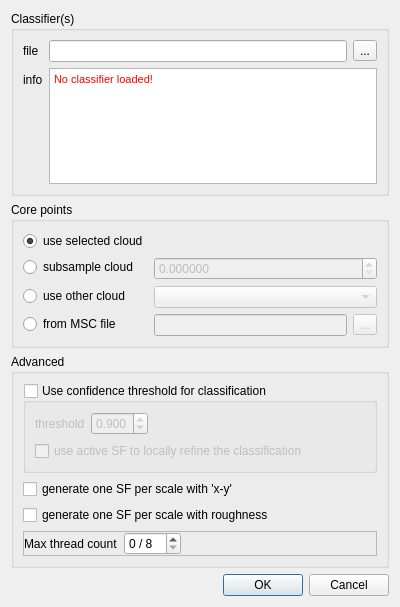
<?xml version="1.0" encoding="UTF-8"?>
<ui version="4.0">
 <class>CanupoClassifDialog</class>
 <widget class="QDialog" name="CanupoClassifDialog">
  <property name="geometry">
   <rect>
    <x>0</x>
    <y>0</y>
    <width>400</width>
    <height>607</height>
   </rect>
  </property>
  <property name="windowTitle">
   <string>CANUPO Classification</string>
  </property>
  <property name="windowIcon">
   <iconset resource="qCanupo.qrc">
    <normaloff>:/CC/plugin/qCanupoPlugin/iconClassify.png</normaloff>:/CC/plugin/qCanupoPlugin/iconClassify.png</iconset>
  </property>
  <layout class="QVBoxLayout" name="verticalLayout">
   <item>
    <widget class="QGroupBox" name="groupBox">
     <property name="title">
      <string>Classifier(s)</string>
     </property>
     <layout class="QFormLayout" name="formLayout">
      <item row="0" column="0">
       <widget class="QLabel" name="label">
        <property name="text">
         <string>file</string>
        </property>
       </widget>
      </item>
      <item row="0" column="1">
       <layout class="QHBoxLayout" name="horizontalLayout_2">
        <item>
         <widget class="QLineEdit" name="classifFileLineEdit"/>
        </item>
        <item>
         <widget class="QToolButton" name="browseToolButton">
          <property name="text">
           <string>...</string>
          </property>
         </widget>
        </item>
       </layout>
      </item>
      <item row="1" column="0">
       <widget class="QLabel" name="label_2">
        <property name="text">
         <string>info</string>
        </property>
       </widget>
      </item>
      <item row="1" column="1">
       <widget class="QTextEdit" name="classifInfoTextEdit">
        <property name="html">
         <string>&lt;!DOCTYPE HTML PUBLIC &quot;-//W3C//DTD HTML 4.0//EN&quot; &quot;http://www.w3.org/TR/REC-html40/strict.dtd&quot;&gt;
&lt;html&gt;&lt;head&gt;&lt;meta name=&quot;qrichtext&quot; content=&quot;1&quot; /&gt;&lt;style type=&quot;text/css&quot;&gt;
p, li { white-space: pre-wrap; }
&lt;/style&gt;&lt;/head&gt;&lt;body style=&quot; font-family:'MS Shell Dlg 2'; font-size:8.25pt; font-weight:400; font-style:normal;&quot;&gt;
&lt;p style=&quot; margin-top:0px; margin-bottom:0px; margin-left:0px; margin-right:0px; -qt-block-indent:0; text-indent:0px;&quot;&gt;&lt;span style=&quot; font-size:8pt; color:#ff0000;&quot;&gt;No classifier loaded!&lt;/span&gt;&lt;/p&gt;&lt;/body&gt;&lt;/html&gt;</string>
        </property>
       </widget>
      </item>
     </layout>
    </widget>
   </item>
   <item>
    <widget class="QGroupBox" name="corePointsGroupBox">
     <property name="toolTip">
      <string>Core points are points on which the computation is actually performed (result is then propagated to the neighboring points).</string>
     </property>
     <property name="title">
      <string>Core points</string>
     </property>
     <layout class="QFormLayout" name="formLayout_2">
      <item row="0" column="0">
       <widget class="QRadioButton" name="cpUseCloudRadioButton">
        <property name="toolTip">
         <string>Warning, might be quite long on more than 100 000 points...</string>
        </property>
        <property name="text">
         <string>use selected cloud</string>
        </property>
        <property name="checked">
         <bool>true</bool>
        </property>
       </widget>
      </item>
      <item row="2" column="0">
       <widget class="QRadioButton" name="cpUseOtherCloudRadioButton">
        <property name="toolTip">
         <string>Alternative core points cloud</string>
        </property>
        <property name="text">
         <string>use other cloud</string>
        </property>
       </widget>
      </item>
      <item row="2" column="1">
       <widget class="QComboBox" name="cpOtherCloudComboBox">
        <property name="enabled">
         <bool>false</bool>
        </property>
        <property name="toolTip">
         <string>Alternative core points cloud</string>
        </property>
       </widget>
      </item>
      <item row="1" column="0">
       <widget class="QRadioButton" name="cpSubsampleRadioButton">
        <property name="toolTip">
         <string>Subsampled version of the selected cloud</string>
        </property>
        <property name="text">
         <string>subsample cloud</string>
        </property>
       </widget>
      </item>
      <item row="1" column="1">
       <widget class="QDoubleSpinBox" name="cpSubsamplingDoubleSpinBox">
        <property name="enabled">
         <bool>false</bool>
        </property>
        <property name="toolTip">
         <string>Min. distance between points</string>
        </property>
        <property name="decimals">
         <number>6</number>
        </property>
        <property name="maximum">
         <double>1000000000.000000000000000</double>
        </property>
       </widget>
      </item>
      <item row="3" column="0">
       <widget class="QRadioButton" name="cpMscFileRadioButton">
        <property name="toolTip">
         <string>MSC files are generated by the original CANUPO tool (by N. Brodu)</string>
        </property>
        <property name="text">
         <string>from MSC file</string>
        </property>
       </widget>
      </item>
      <item row="3" column="1">
       <widget class="QFrame" name="cpMscFrame">
        <property name="enabled">
         <bool>false</bool>
        </property>
        <layout class="QHBoxLayout" name="horizontalLayout_4">
         <property name="leftMargin">
          <number>0</number>
         </property>
         <property name="topMargin">
          <number>0</number>
         </property>
         <property name="rightMargin">
          <number>0</number>
         </property>
         <property name="bottomMargin">
          <number>0</number>
         </property>
         <item>
          <widget class="QLineEdit" name="mscFileLineEdit"/>
         </item>
         <item>
          <widget class="QToolButton" name="mscBrowseToolButton">
           <property name="text">
            <string notr="true">...</string>
           </property>
          </widget>
         </item>
        </layout>
       </widget>
      </item>
     </layout>
    </widget>
   </item>
   <item>
    <widget class="QGroupBox" name="advancedGroupBox">
     <property name="title">
      <string>Advanced</string>
     </property>
     <property name="checked">
      <bool>false</bool>
     </property>
     <layout class="QVBoxLayout" name="verticalLayout_2">
      <item>
       <widget class="QGroupBox" name="useConfThresholdGroupBox">
        <property name="title">
         <string>Use confidence threshold for classification</string>
        </property>
        <property name="checkable">
         <bool>true</bool>
        </property>
        <property name="checked">
         <bool>false</bool>
        </property>
        <layout class="QVBoxLayout" name="verticalLayout_3">
         <item>
          <layout class="QHBoxLayout" name="horizontalLayout">
           <item>
            <widget class="QLabel" name="label_3">
             <property name="text">
              <string>threshold</string>
             </property>
            </widget>
           </item>
           <item>
            <widget class="QDoubleSpinBox" name="pokDoubleSpinBox">
             <property name="toolTip">
              <string>Points having a confidence under this threshold won't be classified (or a SF will be used)</string>
             </property>
             <property name="decimals">
              <number>3</number>
             </property>
             <property name="minimum">
              <double>0.000000000000000</double>
             </property>
             <property name="maximum">
              <double>1.000000000000000</double>
             </property>
             <property name="value">
              <double>0.900000000000000</double>
             </property>
            </widget>
           </item>
           <item>
            <spacer name="horizontalSpacer">
             <property name="orientation">
              <enum>Qt::Horizontal</enum>
             </property>
             <property name="sizeHint" stdset="0">
              <size>
               <width>40</width>
               <height>20</height>
              </size>
             </property>
            </spacer>
           </item>
          </layout>
         </item>
         <item>
          <widget class="QCheckBox" name="useSFCheckBox">
           <property name="toolTip">
            <string>Try to classify points with a low confidence based on the local SF values</string>
           </property>
           <property name="text">
            <string>use active SF to locally refine the classification</string>
           </property>
          </widget>
         </item>
        </layout>
       </widget>
      </item>
      <item>
       <widget class="QCheckBox" name="generateAdditionalSFsCheckBox">
        <property name="toolTip">
         <string>For test purpose!</string>
        </property>
        <property name="text">
         <string>generate one SF per scale with 'x-y'</string>
        </property>
       </widget>
      </item>
      <item>
       <widget class="QCheckBox" name="generateRoughnessSFsCheckBox">
        <property name="text">
         <string>generate one SF per scale with roughness</string>
        </property>
       </widget>
      </item>
      <item>
       <widget class="QFrame" name="frame">
        <property name="frameShape">
         <enum>QFrame::StyledPanel</enum>
        </property>
        <property name="frameShadow">
         <enum>QFrame::Raised</enum>
        </property>
        <layout class="QHBoxLayout" name="horizontalLayout_8">
         <property name="leftMargin">
          <number>0</number>
         </property>
         <property name="topMargin">
          <number>0</number>
         </property>
         <property name="rightMargin">
          <number>0</number>
         </property>
         <property name="bottomMargin">
          <number>0</number>
         </property>
         <item>
          <widget class="QLabel" name="label_4">
           <property name="text">
            <string>Max thread count</string>
           </property>
          </widget>
         </item>
         <item>
          <widget class="QSpinBox" name="maxThreadCountSpinBox">
           <property name="suffix">
            <string notr="true"> / 8</string>
           </property>
          </widget>
         </item>
         <item>
          <spacer name="horizontalSpacer_2">
           <property name="orientation">
            <enum>Qt::Horizontal</enum>
           </property>
           <property name="sizeHint" stdset="0">
            <size>
             <width>40</width>
             <height>20</height>
            </size>
           </property>
          </spacer>
         </item>
        </layout>
       </widget>
      </item>
     </layout>
    </widget>
   </item>
   <item>
    <spacer name="verticalSpacer">
     <property name="orientation">
      <enum>Qt::Vertical</enum>
     </property>
     <property name="sizeHint" stdset="0">
      <size>
       <width>20</width>
       <height>40</height>
      </size>
     </property>
    </spacer>
   </item>
   <item>
    <widget class="QDialogButtonBox" name="buttonBox">
     <property name="orientation">
      <enum>Qt::Horizontal</enum>
     </property>
     <property name="standardButtons">
      <set>QDialogButtonBox::Cancel|QDialogButtonBox::Ok</set>
     </property>
    </widget>
   </item>
  </layout>
 </widget>
 <resources>
  <include location="qCanupo.qrc"/>
 </resources>
 <connections>
  <connection>
   <sender>buttonBox</sender>
   <signal>accepted()</signal>
   <receiver>CanupoClassifDialog</receiver>
   <slot>accept()</slot>
   <hints>
    <hint type="sourcelabel">
     <x>248</x>
     <y>254</y>
    </hint>
    <hint type="destinationlabel">
     <x>157</x>
     <y>274</y>
    </hint>
   </hints>
  </connection>
  <connection>
   <sender>buttonBox</sender>
   <signal>rejected()</signal>
   <receiver>CanupoClassifDialog</receiver>
   <slot>reject()</slot>
   <hints>
    <hint type="sourcelabel">
     <x>316</x>
     <y>260</y>
    </hint>
    <hint type="destinationlabel">
     <x>286</x>
     <y>274</y>
    </hint>
   </hints>
  </connection>
  <connection>
   <sender>cpSubsampleRadioButton</sender>
   <signal>toggled(bool)</signal>
   <receiver>cpSubsamplingDoubleSpinBox</receiver>
   <slot>setEnabled(bool)</slot>
   <hints>
    <hint type="sourcelabel">
     <x>69</x>
     <y>122</y>
    </hint>
    <hint type="destinationlabel">
     <x>262</x>
     <y>123</y>
    </hint>
   </hints>
  </connection>
  <connection>
   <sender>cpUseOtherCloudRadioButton</sender>
   <signal>toggled(bool)</signal>
   <receiver>cpOtherCloudComboBox</receiver>
   <slot>setEnabled(bool)</slot>
   <hints>
    <hint type="sourcelabel">
     <x>67</x>
     <y>148</y>
    </hint>
    <hint type="destinationlabel">
     <x>262</x>
     <y>149</y>
    </hint>
   </hints>
  </connection>
  <connection>
   <sender>cpMscFileRadioButton</sender>
   <signal>toggled(bool)</signal>
   <receiver>cpMscFrame</receiver>
   <slot>setEnabled(bool)</slot>
   <hints>
    <hint type="sourcelabel">
     <x>61</x>
     <y>284</y>
    </hint>
    <hint type="destinationlabel">
     <x>262</x>
     <y>286</y>
    </hint>
   </hints>
  </connection>
 </connections>
</ui>
